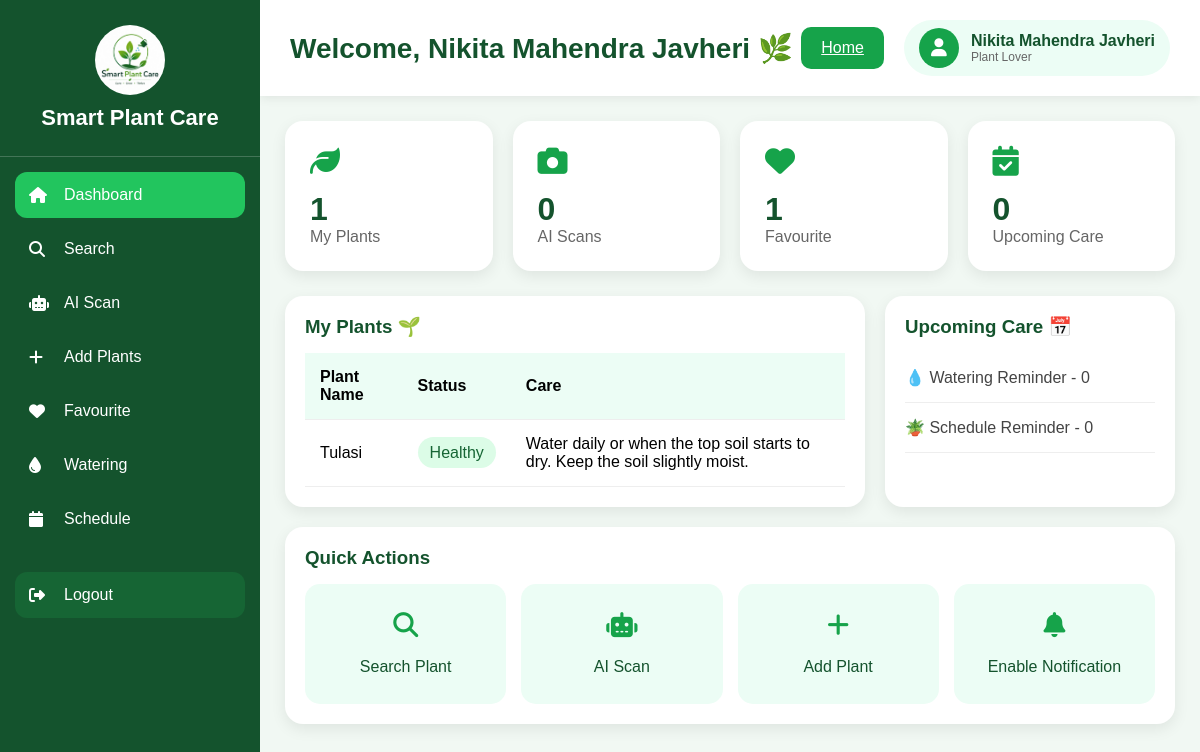
Screenshot of /dashboard/ (signed in) with the database file from the repository.
### website/models.py (models this page shows, shortened)
class User(models.Model):
    name = models.CharField(max_length=100)
    email = models.EmailField(unique=True)
    phone = models.CharField(max_length=15)
    password = models.CharField(max_length=100)
    profile_photo = models.ImageField(upload_to='profile_photos/', blank=True, null=True)
    status = models.CharField(max_length=50, default="Plant Lover")
    ai_scan_count = models.IntegerField(default=0)
    ai_scan_date = models.DateField(null=True, blank=True)

class MyPlant(models.Model):
    user = models.ForeignKey(User, on_delete=models.CASCADE)
    plant = models.ForeignKey(Plant, on_delete=models.CASCADE)
    added_at = models.DateTimeField(auto_now_add=True)
    class Meta:
        unique_together = ("user", "plant")

class Plant(models.Model):
    name = models.CharField(max_length=100, unique=True)
    page = models.CharField(max_length=50, blank=True, null=True)
    watering = models.CharField(max_length=200)
    sunlight = models.CharField(max_length=200)
    soil = models.CharField(max_length=200)
    fertilizer = models.CharField(max_length=200)
    description = models.TextField()

### website/views.py (the view, shortened to what this page needs)
# urls.py: path('dashboard/', views.dashboard, name='dashboard'),
@never_cache
def dashboard(request):
    username = request.session.get("username")
    if not username:
        return redirect("login")
    user = User.objects.get(name=username)
    ai_scan_count = AiScan.objects.filter(user=user).count()
    watering_count = WateringReminder.objects.filter(
    user=user,
    is_watered=False
).count()
    schedule_count = ScheduleReminder.objects.filter(
    user=user,
    is_done=False
).count()
    upcoming_care_count = watering_count + schedule_count
    myplants = MyPlant.objects.filter(user=user)
    favourite_count = FavoritePlant.objects.filter(user=user).count()
    from datetime import datetime
    missed_reminders = []
    current = datetime.now()
    missed_ids = missed_reminders
    return render(request, "dashboard.html", {
        "username": username,
        "user": user,
        "ai_scan_count": ai_scan_count,
        "watering_count": watering_count,
        "schedule_count": schedule_count,
        "upcoming_care_count": upcoming_care_count,
        "myplants": myplants,
        "favourite_count": favourite_count,
        "missed_reminders": missed_reminders,
        "missed_ids": missed_ids,
    })

### website/templates/dashboard.html (shortened to what this page needs)
{% load static %}
<!DOCTYPE html>
<html lang="en">
<head>
<link rel="stylesheet"
href="https://cdnjs.cloudflare.com/ajax/libs/font-awesome/6.5.1/css/all.min.css">
<link rel="stylesheet" href="{% static 'css/dashboard.css' %}">
</head>
<body>
<div class="sidebar">
<div class="logo">
    <img src="{% static 'images/logo.jpeg' %}"
         alt="Smart Plant Care Logo"
         class="logo-img">
    <h2>Smart Plant Care</h2>
</div>
<div class="menu">
<a class="active">
<i class="fas fa-home"></i>
Dashboard
</a>
<a href="{% url 'search' %}">
<i class="fas fa-search"></i>
Search
</a>
<a  href="{% url 'aiscan' %}">
<i class="fas fa-robot"></i>
AI Scan
</a>
<a href="{% url 'addplant' %}">
    <i class="fas fa-plus"></i>
    Add Plants
</a>
<a href="{% url 'favorite_plants' %}">
    <i class="fas fa-heart"></i>
    Favourite
</a>
<a  href="{% url 'watering' %}">
<i class="fas fa-tint"></i>
Watering
</a>
<a href="{% url 'schedule' %}">
<i class="fas fa-calendar"></i>
Schedule
</a>
<a href="#" class="logout"
onclick="showLogoutPopup()">
<i class="fas fa-sign-out-alt"></i>
Logout
</a>
</div>
</div>
<div class="main">
<div class="header">
<h1>
Welcome, {{ username }} 🌿
</h1>
<div class="header-right">
<a href="{% url 'home' %}" class="btn">
    Home
</a>
<a href="{% url 'profile' %}" class="profile">
    {% if user.profile_photo %}
        <img src="{{ user.profile_photo.url }}" class="profile-img" alt="Profile">
    {% else %}
        <i class="fas fa-user"></i>
    {% endif %}
    <div class="profile-info">
        <h4>{{ user.name }}</h4>
        <p>{{ user.status }}</p>
    </div>
</a>
</div>
</div>
<div class="dashboard">
<div class="cards">
<div class="card">
<i class="fas fa-leaf"></i>
<h2>{{ myplants|length }}</h2>
<p>My Plants</p>
</div>
<div class="card">
<i class="fas fa-camera"></i>
<h2>{{ ai_scan_count }}</h2>
<p>AI Scans</p>
</div>
<div class="card">
<i class="fas fa-heart"></i>
<h2>{{ favourite_count }}</h2>
<p>Favourite</p>
</div>
<div class="card">
<i class="fas fa-calendar-check"></i>
<h2>{{ upcoming_care_count }}</h2>
<p>Upcoming Care</p>
</div>
</div>
<div class="content">
<div class="box">
<h3>
My Plants 🌱
</h3>
<div class="table-container">
<table>
<table>
<tr>
<th>Plant Name</th>
<th>Status</th>
<th>Care</th>
</tr>
{% if myplants %}
    {% for item in myplants %}
    <tr>
        <td>{{ item.plant.name }}</td>
        <td>
            <span class="empty">
                Healthy
            </span>
        </td>
        <td>{{ item.plant.watering }}</td>
    </tr>
    {% endfor %}
{% endif %}
</table>
</div>
</div>
<div class="box">
<h3>
Upcoming Care 📅
</h3>
<div class="schedule">
    💧 Watering Reminder - {{ watering_count }}
</div>
<div class="schedule">
    🪴 Schedule Reminder - {{ schedule_count }}
</div>
</div>
</div>
<div class="box">
<h3>
Quick Actions
</h3>
<div class="actions">
    <a href="{% url 'search' %}" class="action-btn">
        <i class="fas fa-search"></i>
        <span>Search Plant</span>
    </a>
    <a href="{% url 'aiscan' %}" class="action-btn">
        <i class="fas fa-robot"></i>
        <span>AI Scan</span>
    </a>
    <a href="{% url 'addplant' %}" class="action-btn">
        <i class="fas fa-plus"></i>
        <span>Add Plant</span>
    </a>
    <button onclick="showNotificationPopup()" class="action-btn">
    <i class="fas fa-bell"></i>
    <span>Enable Notification</span>
</button>
</div>
</div>
</div>
</div>
</body>
</html>

### website/static/css/dashboard.css (style rules this page uses)
* { margin:0; padding:0; box-sizing:border-box; font-family:'Poppins',sans-serif; }
body { background:#f1f8f3; display:flex; }
.sidebar { width:260px; height:100vh; background:#14532d; color:white; position:fixed; }
.logo-img { width: 70px; height: 70px; border-radius: 50%; display: block; margin: 0 auto 10px; object-fit: cover; }
.logo { padding:25px; text-align:center; border-bottom:1px solid rgba(255,255,255,.2); }
.logo h2 { font-size:22px; }
.menu { padding:15px; }
.menu a { display:flex; align-items:center; gap:15px; padding:14px; margin-bottom:8px; color:white; text-decoration:none; border-radius:12px; cursor:pointer; transition:.3s; }
.menu a:hover, .menu a.active { background:#22c55e; }
.menu i { width:20px; }
.menu .logout { margin-top:30px; background:#166534; }
.main { margin-left:260px; width:100%; }
.header { background:white; padding:20px 30px; display:flex; justify-content:space-between; align-items:center; box-shadow:0 2px 10px rgba(0,0,0,.08); }
.header h1 { color:#14532d; font-size:28px; }
.header-right { display:flex; align-items:center; gap:20px; }
.btn { background:#16a34a; color:white; border:none; padding:12px 20px; border-radius:10px; cursor:pointer; }
.profile { display:flex; align-items:center; gap:12px; background:#ecfdf5; padding:8px 15px; border-radius:30px; text-decoration: none; cursor: pointer; }
.profile > i { height:40px; width:40px; border-radius:50%; background:#16a34a; color:white; display:flex; justify-content:center; align-items:center; font-size:18px; }
.profile-info h4 { color:#14532d; }
.profile-info p { font-size:12px; color:#666; }
.dashboard { padding:25px; }
.cards { display:grid; grid-template-columns:repeat(4,1fr); gap:20px; }
.card { background:white; padding:25px; border-radius:18px; box-shadow:0 5px 15px rgba(0,0,0,.08); }
.card i { color:#16a34a; font-size:30px; }
.card h2 { color:#14532d; font-size:32px; margin-top:15px; }
.card p { color:#666; }
.content { display:grid; grid-template-columns:2fr 1fr; gap:20px; margin-top:25px; }
.box { background:white; padding:20px; border-radius:18px; box-shadow:0 5px 15px rgba(0,0,0,.08); margin-bottom:20px; }
.box h3 { color:#14532d; margin-bottom:15px; }
.table-container { max-height:220px; overflow-y:auto; }
table { width:100%; border-collapse:collapse; }
th,td { padding:15px; text-align:left; }
th { background:#ecfdf5; }
tr { border-bottom:1px solid #eee; }
.empty { background:#dcfce7; color:#166534; padding:7px 12px; border-radius:20px; }
.schedule { padding:15px 0; border-bottom:1px solid #eee; color:#444; }
.actions { display:grid; grid-template-columns:repeat(4,1fr); gap:15px; }
.action-btn { background:#ecfdf5; border:none; outline:none; border-radius:15px; padding:20px; min-height:120px; width:100%; display:flex; flex-direction:column; justify-content:center; align-items:center; text-decoration:none; color:#14532d; cursor:pointer; transition:.3s; }
.action-btn span { margin-top:10px; font-size:16px; }
.actions i { display:block; font-size:25px; margin-bottom:10px; color:#16a34a; }

### rows the page displays
User: name "Nikita Mahendra Javheri", status "Plant Lover"
MyPlant: plant.name "Tulasi", plant.watering "Water daily or when the top soil starts to dry. Keep the soil slightly moist."

### other values shown
{{ myplants|length }} "1"
{{ ai_scan_count }} "0"
{{ favourite_count }} "1"
{{ upcoming_care_count }} "0"
{{ watering_count }} "0"
{{ schedule_count }} "0"
